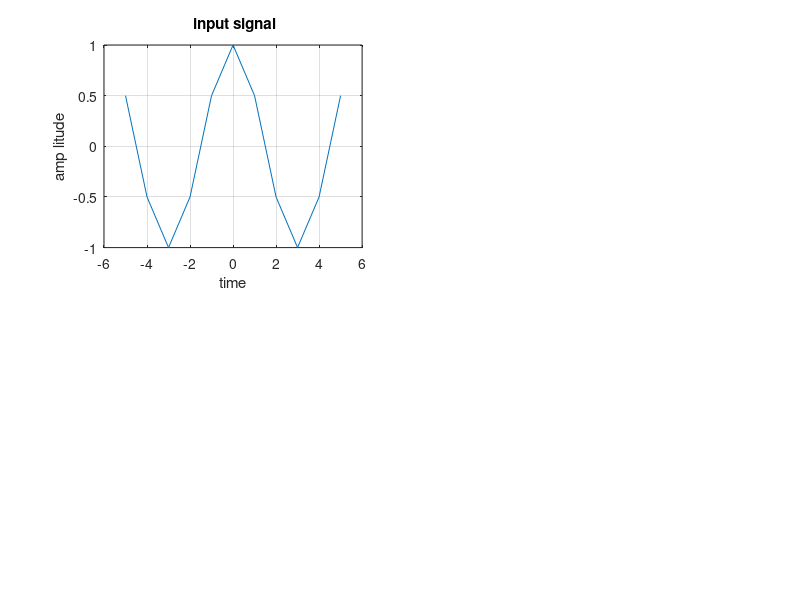

Reproduce this figure in MATLAB. (Note: this script raises an error after producing the figure.)
%sampling
clear all;
close all;
clc;
t=-5:5
T=6;
fm = 1/T;
x =cos(2*pi*fm*t)
subplot (2,2,1);
plot(t, x);
xlabel( 'time');
ylabel ('amp litude');
grid;
title(' input signal') ;
nl=-4:1:4;
fs1=1.6* fm;
fs2= 2*fm;
fs3=8 * fm;
x1 = cos (2*pi* fm/ fs1 *n1)
subplot (2,2,2);
stem (nl, x1, 'linewidth ', 3)
xlabel ('number of samples ');
ylabel ('amplitude ');
hold on;
subplot (2,2,2);
plot (nl, xl, 'linewidth', 3);
xlabel ('time');
ylabel('amplitude');
grid;
title('under sampling');
n2=-2:1:2;
x2=cos (2*pi* fm/fs2 *n2)
subplot (2, 2, 3) ;
stem (n2, x2, 'linewidth ', 3);
xlabel ('number of samples') ;
ylabel(' amplitude');
hold on
subplot (2,2,3);
plot (n2,x2, 'linewidth', 3) ;
xlabel('time') ;
ylabel ('amplitude ');
grid;
title('uniform sampling');
n3=-10:1:10;
X3=cos (2*pi*fm/fs3 *n3)
subplot (2,2,4)
stem (n3, x3, 'linewidth ', 3)
hold on;
subplot (2,2,4);
plot (n3, x3, 'linewidth', 3)
xlabel ('number of samples' )
ylabel ('amplitude ');
xlabel('time ') ;
ylabel('amplitude ') ;
grid;
title ('over sampling' );
